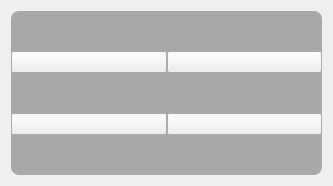
<?xml version="1.0" encoding="UTF-8"?>
<ui version="4.0">
 <class>Form</class>
 <widget class="QWidget" name="Form">
  <property name="geometry">
   <rect>
    <x>0</x>
    <y>0</y>
    <width>333</width>
    <height>186</height>
   </rect>
  </property>
  <property name="windowTitle">
   <string>Form</string>
  </property>
  <layout class="QHBoxLayout" name="horizontalLayout">
   <item>
    <widget class="QFrame" name="frame">
     <property name="styleSheet">
      <string notr="true">#frame {
	background-color:rgba(0, 0, 0, 0.3);
	border-radius:8px;
}</string>
     </property>
     <property name="frameShape">
      <enum>QFrame::StyledPanel</enum>
     </property>
     <property name="frameShadow">
      <enum>QFrame::Raised</enum>
     </property>
     <layout class="QGridLayout" name="gridLayout">
      <property name="leftMargin">
       <number>0</number>
      </property>
      <property name="topMargin">
       <number>0</number>
      </property>
      <property name="rightMargin">
       <number>0</number>
      </property>
      <property name="bottomMargin">
       <number>0</number>
      </property>
      <property name="spacing">
       <number>0</number>
      </property>
      <item row="1" column="1">
       <widget class="QPushButton" name="pushButton_2">
        <property name="sizePolicy">
         <sizepolicy hsizetype="Preferred" vsizetype="Preferred">
          <horstretch>0</horstretch>
          <verstretch>0</verstretch>
         </sizepolicy>
        </property>
        <property name="text">
         <string/>
        </property>
        <property name="iconSize">
         <size>
          <width>10</width>
          <height>10</height>
         </size>
        </property>
       </widget>
      </item>
      <item row="2" column="1">
       <widget class="QPushButton" name="pushButton">
        <property name="text">
         <string/>
        </property>
        <property name="iconSize">
         <size>
          <width>10</width>
          <height>10</height>
         </size>
        </property>
        <property name="flat">
         <bool>false</bool>
        </property>
       </widget>
      </item>
      <item row="1" column="2">
       <widget class="QPushButton" name="pushButton_3">
        <property name="text">
         <string/>
        </property>
        <property name="iconSize">
         <size>
          <width>10</width>
          <height>10</height>
         </size>
        </property>
       </widget>
      </item>
      <item row="2" column="2">
       <widget class="QPushButton" name="pushButton_4">
        <property name="text">
         <string/>
        </property>
        <property name="iconSize">
         <size>
          <width>10</width>
          <height>10</height>
         </size>
        </property>
       </widget>
      </item>
     </layout>
    </widget>
   </item>
  </layout>
 </widget>
 <resources>
  <include location="../resource/resource.qrc"/>
 </resources>
 <connections/>
</ui>
